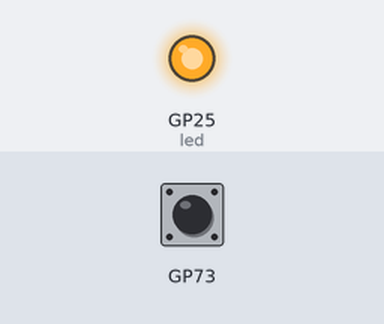
The program below on a simulated Raspberry Pi Pico running MicroPython. On the bench: output pins drawn as LEDs (lit = HIGH).

Above: at 0.1 s.
At 38.1 s:
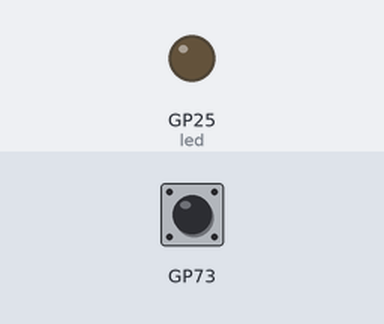
Timing chart, 0 to 39.6 s (numbered marks = the images above):
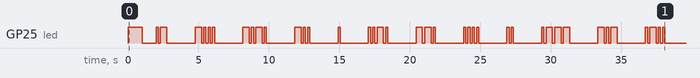

Measured:
- by itself, GP25 (led): LOW → HIGH at 0.00 s, → LOW 1.0 s later, → HIGH 1.0 s later, → LOW 0.15 s later, … (78 changes in this stretch)

The program:

main.py
```python
"""Blink the onboard LED in Morse code — A-Z then 0-9, looping."""

from machine import Pin
from time import sleep, ticks_ms, ticks_diff
import rp2

LED_PIN = 25

# Timing (seconds)
DOT = 0.15
DASH = 0.45
ELEMENT_GAP = 0.15   # between dots/dashes within a character
CHAR_GAP = 2.0       # pause between characters

MORSE = {
    "A": ".-",    "B": "-...",  "C": "-.-.",  "D": "-..",
    "E": ".",     "F": "..-.",  "G": "--.",   "H": "....",
    "I": "..",    "J": ".---",  "K": "-.-",   "L": ".-..",
    "M": "--",    "N": "-.",    "O": "---",   "P": ".--.",
    "Q": "--.-",  "R": ".-.",   "S": "...",   "T": "-",
    "U": "..-",   "V": "...-",  "W": ".--",   "X": "-..-",
    "Y": "-.--",  "Z": "--..",
    "0": "-----", "1": ".----", "2": "..---", "3": "...--",
    "4": "....-", "5": ".....", "6": "-....", "7": "--...",
    "8": "---..", "9": "----.",
}

SEQUENCE = "ABCDEFGHIJKLMNOPQRSTUVWXYZ0123456789"

led = Pin(LED_PIN, Pin.OUT)


def bootsel_pressed():
    return rp2.bootsel_button() == 1


def sleep_or_reset(seconds):
    """Sleep for the given duration, but return True immediately if BOOTSEL is pressed."""
    start = ticks_ms()
    while ticks_diff(ticks_ms(), start) < seconds * 1000:
        if bootsel_pressed():
            led.value(0)
            return True
        sleep(0.01)
    return False


def startup_blink():
    led.value(1)
    sleep(1.0)
    led.value(0)
    sleep(1.0)


while True:
    startup_blink()

    reset = False
    for char in SEQUENCE:
        if reset:
            break
        pattern = MORSE[char]
        for i, symbol in enumerate(pattern):
            led.value(1)
            if sleep_or_reset(DASH if symbol == "-" else DOT):
                reset = True
                break
            led.value(0)
            if i < len(pattern) - 1:
                if sleep_or_reset(ELEMENT_GAP):
                    reset = True
                    break
        if not reset:
            if sleep_or_reset(CHAR_GAP):
                reset = True
```
